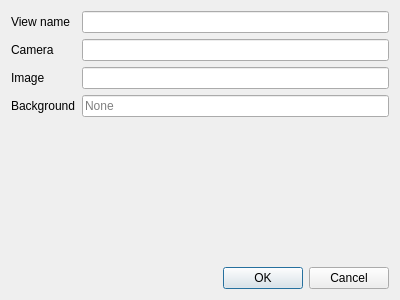
<?xml version="1.0" encoding="UTF-8"?>
<ui version="4.0">
 <class>ImageViewDialog</class>
 <widget class="QDialog" name="ImageViewDialog">
  <property name="geometry">
   <rect>
    <x>0</x>
    <y>0</y>
    <width>400</width>
    <height>300</height>
   </rect>
  </property>
  <property name="windowTitle">
   <string>Create image view...</string>
  </property>
  <property name="modal">
   <bool>true</bool>
  </property>
  <layout class="QVBoxLayout" name="verticalLayout">
   <item>
    <layout class="QFormLayout" name="formLayout">
     <item row="0" column="0">
      <widget class="QLabel" name="viewNameLabel">
       <property name="text">
        <string>View name</string>
       </property>
      </widget>
     </item>
     <item row="0" column="1">
      <widget class="QLineEdit" name="view_name_line_edit"/>
     </item>
     <item row="1" column="0">
      <widget class="QLabel" name="cameraNameLabel">
       <property name="text">
        <string>Camera</string>
       </property>
      </widget>
     </item>
     <item row="1" column="1">
      <widget class="QLineEdit" name="camera_name_line_edit"/>
     </item>
     <item row="2" column="0">
      <widget class="QLabel" name="imageLabel">
       <property name="text">
        <string>Image</string>
       </property>
      </widget>
     </item>
     <item row="2" column="1">
      <widget class="QLineEdit" name="image_line_edit"/>
     </item>
     <item row="3" column="0">
      <widget class="QLabel" name="backgroundLabel">
       <property name="text">
        <string>Background</string>
       </property>
      </widget>
     </item>
     <item row="3" column="1">
      <widget class="QLineEdit" name="background_line_edit">
       <property name="placeholderText">
        <string>None</string>
       </property>
      </widget>
     </item>
    </layout>
   </item>
   <item>
    <widget class="QDialogButtonBox" name="buttonBox">
     <property name="orientation">
      <enum>Qt::Horizontal</enum>
     </property>
     <property name="standardButtons">
      <set>QDialogButtonBox::Cancel|QDialogButtonBox::Ok</set>
     </property>
    </widget>
   </item>
  </layout>
 </widget>
 <resources/>
 <connections>
  <connection>
   <sender>buttonBox</sender>
   <signal>accepted()</signal>
   <receiver>ImageViewDialog</receiver>
   <slot>accept()</slot>
   <hints>
    <hint type="sourcelabel">
     <x>248</x>
     <y>254</y>
    </hint>
    <hint type="destinationlabel">
     <x>157</x>
     <y>274</y>
    </hint>
   </hints>
  </connection>
  <connection>
   <sender>buttonBox</sender>
   <signal>rejected()</signal>
   <receiver>ImageViewDialog</receiver>
   <slot>reject()</slot>
   <hints>
    <hint type="sourcelabel">
     <x>316</x>
     <y>260</y>
    </hint>
    <hint type="destinationlabel">
     <x>286</x>
     <y>274</y>
    </hint>
   </hints>
  </connection>
 </connections>
</ui>
